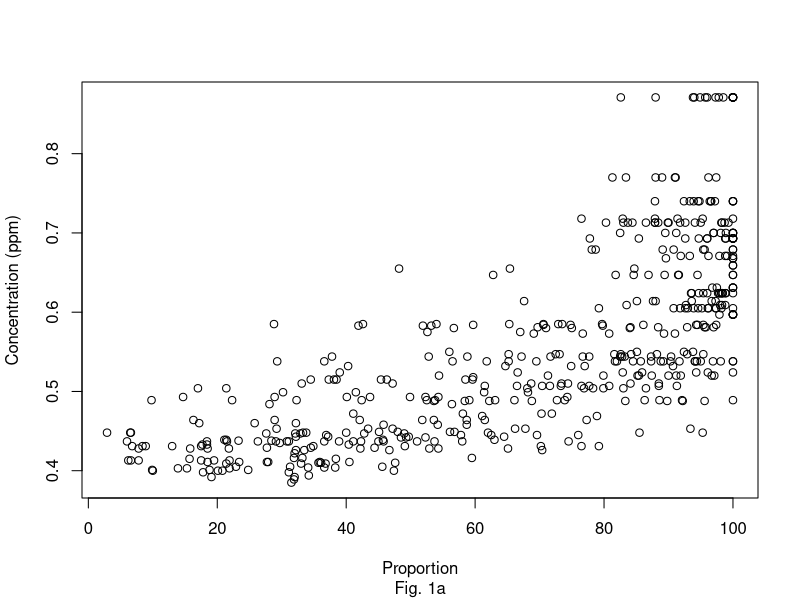
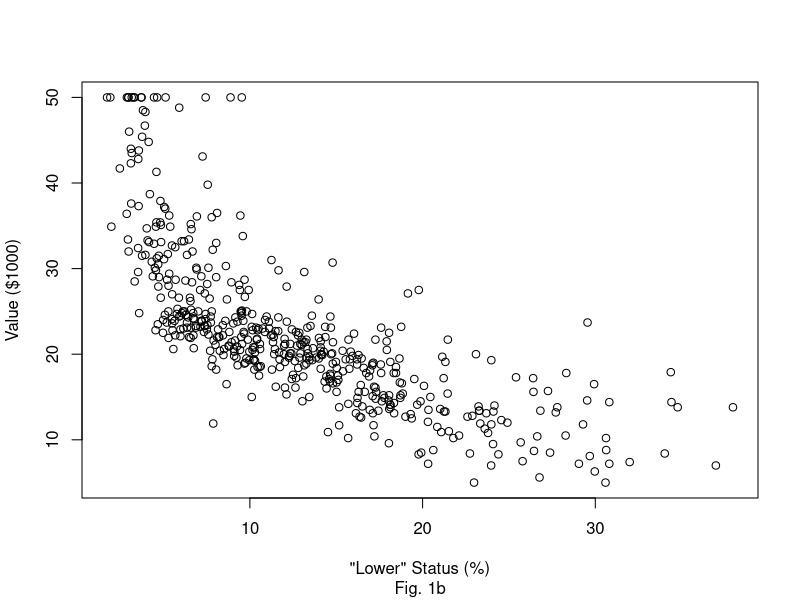
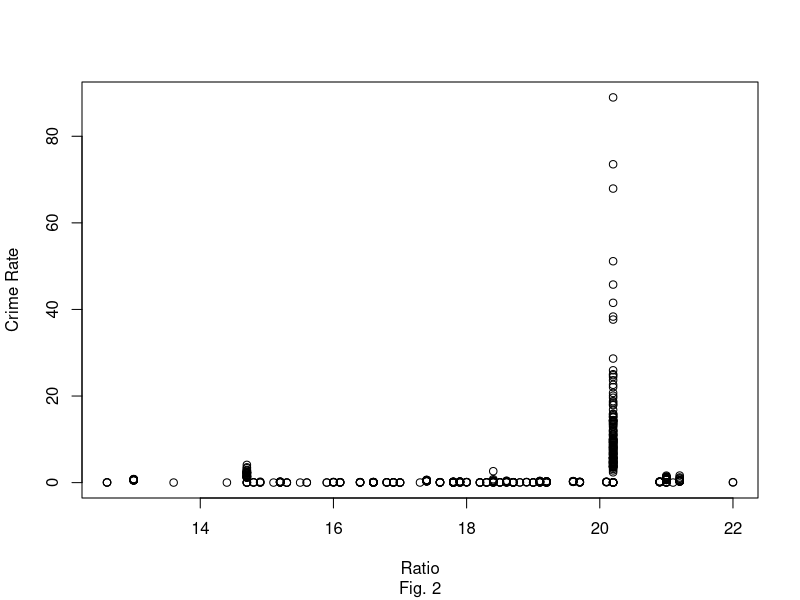

The R source for these figures, in order:
## ---- chunk 1
knitr::opts_chunk$set(echo = TRUE)
## ---- chunk 2
# Load data set, check missing values, obtain 5-number summary
rm(list = ls())
library(MASS)
df <- Boston # Copy data for less typing and to maintain original set
## ---- chunk 3
table1 <- summary(df)
names(dimnames(table1)) <- 
  list("", 
       "Table 1: 5 number summary and mean for each variable in Boston dataset")
table1
## ---- chunk 4
plot(df$nox ~ df$age, xlab = "Proportion", ylab = "Concentration (ppm)")
title(sub = "Fig. 1a")
plot(df$medv ~ df$lstat, xlab = '"Lower" Status (%)', ylab = "Value ($1000)")
title(sub = "Fig. 1b")
## ---- chunk 5
plot(df$crim ~ df$ptratio, xlab = "Ratio", ylab = "Crime Rate")
title(sub = "Fig. 2")
## ---- chunk 6
pctiles_legend <- as.data.frame(matrix(ncol = 14, nrow = 100))
pctiles_min_medv <- as.data.frame(matrix(ncol = 14, nrow = 2))
min_medv_index <- which(df$medv == min(df$medv))
colnames(pctiles_legend) <- colnames(df)
colnames(pctiles_min_medv) <- colnames(df)
for (i in 1:14) {
  for(k in 1:2) {
    pctiles_legend[ , i] <- quantile(df[ , i], seq_len(100) * 0.01)
    pctiles_min_medv[k, i] <- findInterval(df[min_medv_index[k], i], 
                                            pctiles_legend[ , i])
  }
}
values_min_medv <- data.frame(rbind(df[399, ], df[406, ]))
table2 <- data.frame(rbind(round(values_min_medv[1, ], 1), 
                           round(pctiles_min_medv[1, ], 0),
                           round(values_min_medv[2, ], 1),
                           round(pctiles_min_medv[2, ], 0)))
row.names(table2) <- c("Suburb 399 - Values", "Suburb 399 - Percentiles",
                       "Suburb 406 - Values", "Suburb 406 - Percentiles")
table2[, -14]
## ---- chunk 7
# Calculate percentiles for suburbs averaging more than 8 rooms/dwelling
pctiles_morethan8 <- as.data.frame(matrix(ncol = 14, nrow = 13))
morethan8_index <- which(df$rm > 8)
colnames(pctiles_morethan8) <- colnames(df)
for (i in 1:14) {
  for(k in 1:13) {
    pctiles_morethan8[k, i] <- findInterval(df[morethan8_index[k], i], 
                                            pctiles_legend[ , i])
  }
}
values_morethan8 <- df[which(df$rm > 8), ]
values_lessthan8 <- df[-which(df$rm > 8), ]
t_test_values <- as.data.frame(matrix(nrow = 4, ncol = 14))
rownames(t_test_values) <- c("t_statistic", "p-value", "95% CI, Low", 
                             "95% CI, High")
colnames(t_test_values) <- colnames(df)
for(i in 1:14) {
  p <- t.test(values_morethan8[ , i], values_lessthan8[ , i], conf.level = 0.95)
  t_test_values[1, i] <- round(p$statistic, 2)
  t_test_values[2, i] <- round(p$p.value, 3)
  t_test_values[3, i] <- round(p[[4]][1], 2)
  t_test_values[4, i] <- round(p[[4]][2], 2)
}
t_test_values[ , c(1:3, 5, 7:14)]
## ---- chunk 8
which(is.na(df) == TRUE) # Locates missing values, if any; returns 0
## ---- chunk 9
dim(df[df$chas == 1, ]) # [35 14] ==> 35 suburbs bound the Charles River
35/506 # 0.0692 = proportion of suburbs on Charles River
7/127 # 0.0551 = proportion of "high crime" (top 25%) suburbs on Charles River
## ---- chunk 10
# Conduct 2-sample proportion z-test at 99% confidence
off.river <- c(120, 471)
total <- c(127, 506)
prop.test(off.river, total, conf.level = 0.99)
## ---- chunk 11
dim(df[df$rm > 7, ]) # [64 14] ==> 64 suburbs average more than 7 rooms/dwelling
dim(df[df$rm > 8, ]) # [13 14] ==> 13 suburbs average more than 8 rooms/dwelling
